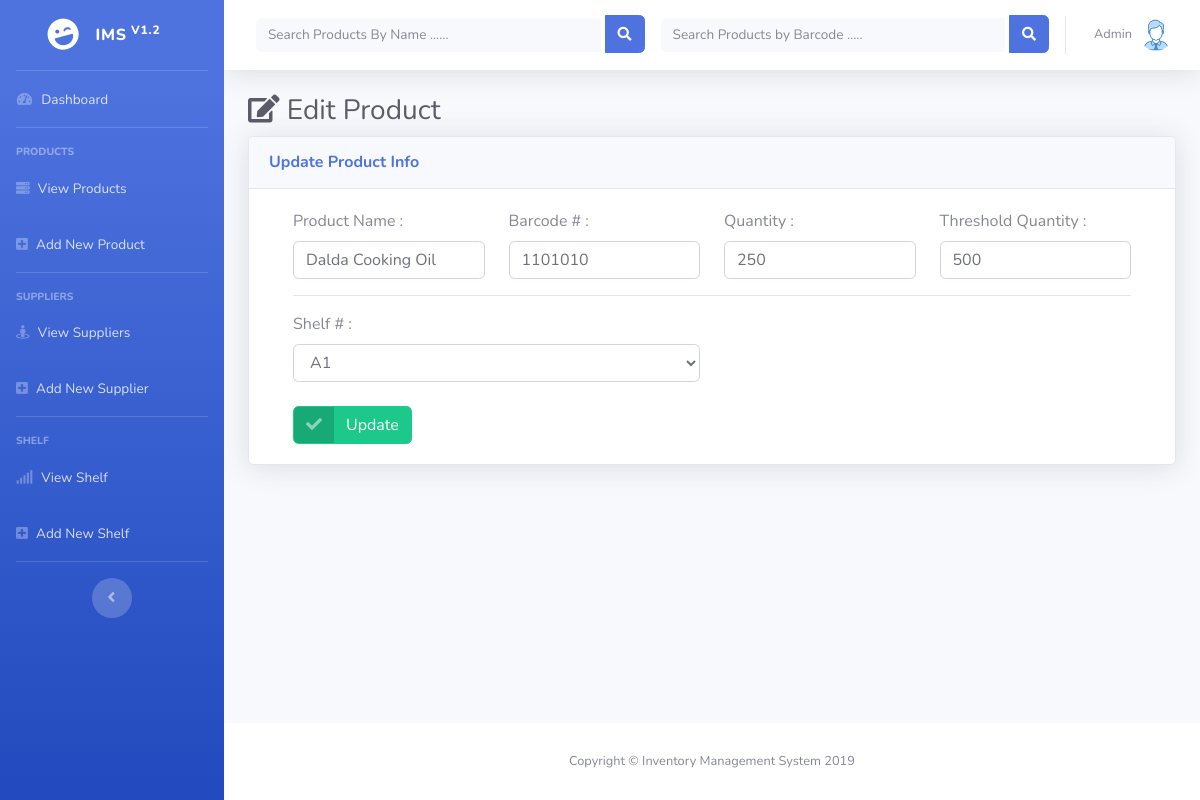
The app's page /edit.php?product=22 (signed in) with its own data.
### tables this page shows
CREATE TABLE IF NOT EXISTS `product` (
  `product_id` int(11) NOT NULL AUTO_INCREMENT,
  `barcode` int(11) NOT NULL,
  `name` varchar(40) NOT NULL,
  `quantity` int(11) NOT NULL,
  `minimum` int(11) NOT NULL,
  `shelf` int(11) NOT NULL,
  `supplier` int(11) NOT NULL,
  `added_date` varchar(10) NOT NULL,
  PRIMARY KEY (`product_id`),
  KEY `shelf` (`shelf`,`supplier`),
  KEY `supplier` (`supplier`)
);

### include/Shelf.php (the view, shortened to what this page needs)
<?php
    class Shelf
    {
        public $conn;
        public function __construct($db){
            $this->conn = $db;
        }
        public function getAllShelf()
        {
            $sql = "SELECT * from shelf";
            if($result = mysqli_query($this->conn,$sql))
            {
                if (mysqli_num_rows($result) > 0) {
                    while ($row = mysqli_fetch_array($result)) {
                        echo '<option value="'.$row['id'].'">'.$row['number'].'</option>';
                    }
                }
            }
        }
    }
?>

### include/Product.php (shortened to what this page needs)
<?php
    class Product
    {
        public $conn;
        public function __construct($db){
            $this->conn = $db;
        }
        public function getProduct($id)
        {
            $sql = "SELECT * from Product WHERE product_id = '$id'";
            if($result = mysqli_query($this->conn,$sql))
            {
                if (mysqli_num_rows($result) > 0) {
                    while ($row = mysqli_fetch_array($result)) {
                        echo '<div class="row">
                        <div class="col-sm">
                        <label for="name">Product Name : </label>
                        <input type="text" class="form-control" name="name" value="'.$row['name'].'" id="name" required>
                    </div>
                    <div class="col-sm">
                        <label for="barcode">Barcode #  : </label>
                        <input type="text" class="form-control" name="barcode" value="'.$row['barcode'].'" id="barcode" required>
                    </div>
                    <div class="col-sm">
                        <label for="quantity">Quantity  : </label>
                        <input type="number" class="form-control" name="quantity" value="'.$row['quantity'].'" id="quantity" required>
                    </div>
                    <div class="col-sm">
                        <label for="minimum">Threshold Quantity  : </label>
                        <input type="number" class="form-control" name="minimum" value="'.$row['minimum'].'" id="minimum" required>
                    </div>
                    </div>
                    ';
                    }
                }
            }
        }
    }
?>

### records on screen
product: name "Dalda Cooking Oil", barcode "1101010", quantity "250", minimum "500"

### other values on screen
form field shelf "A1"
